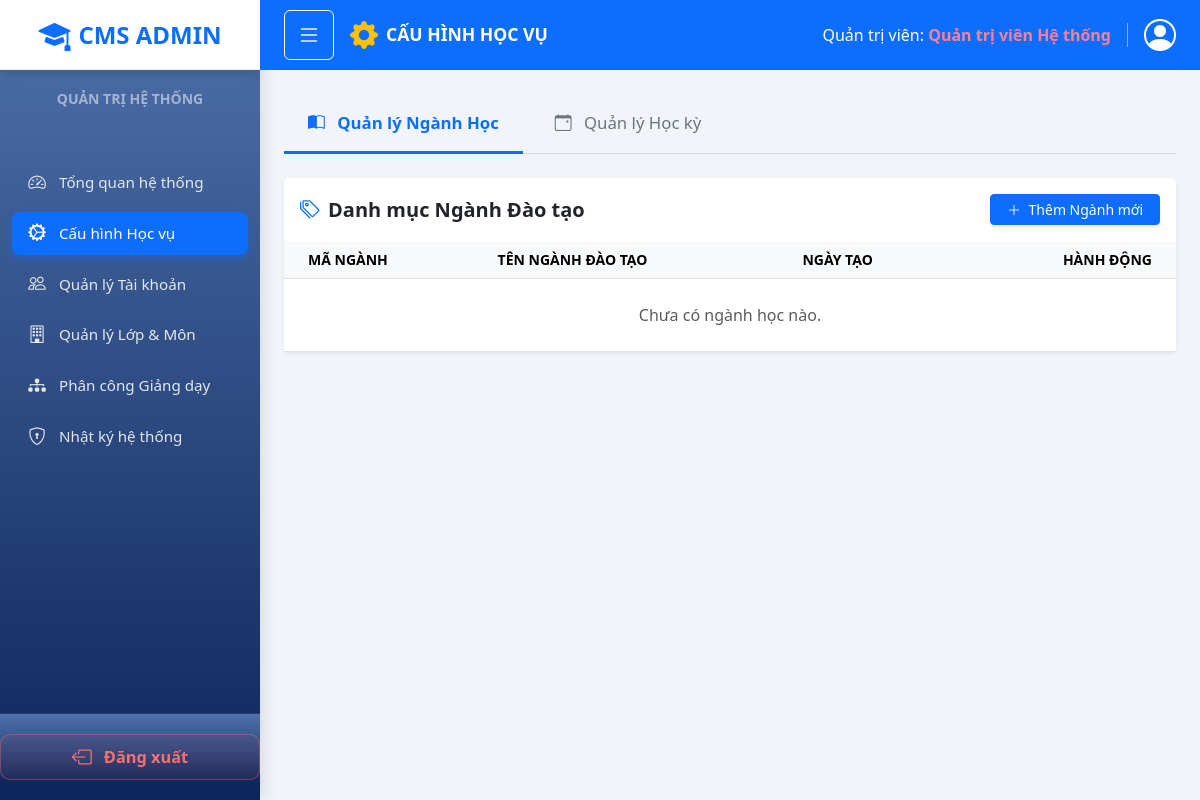
Before: /views/admin/org-settings.php (signed in) with the older database file.
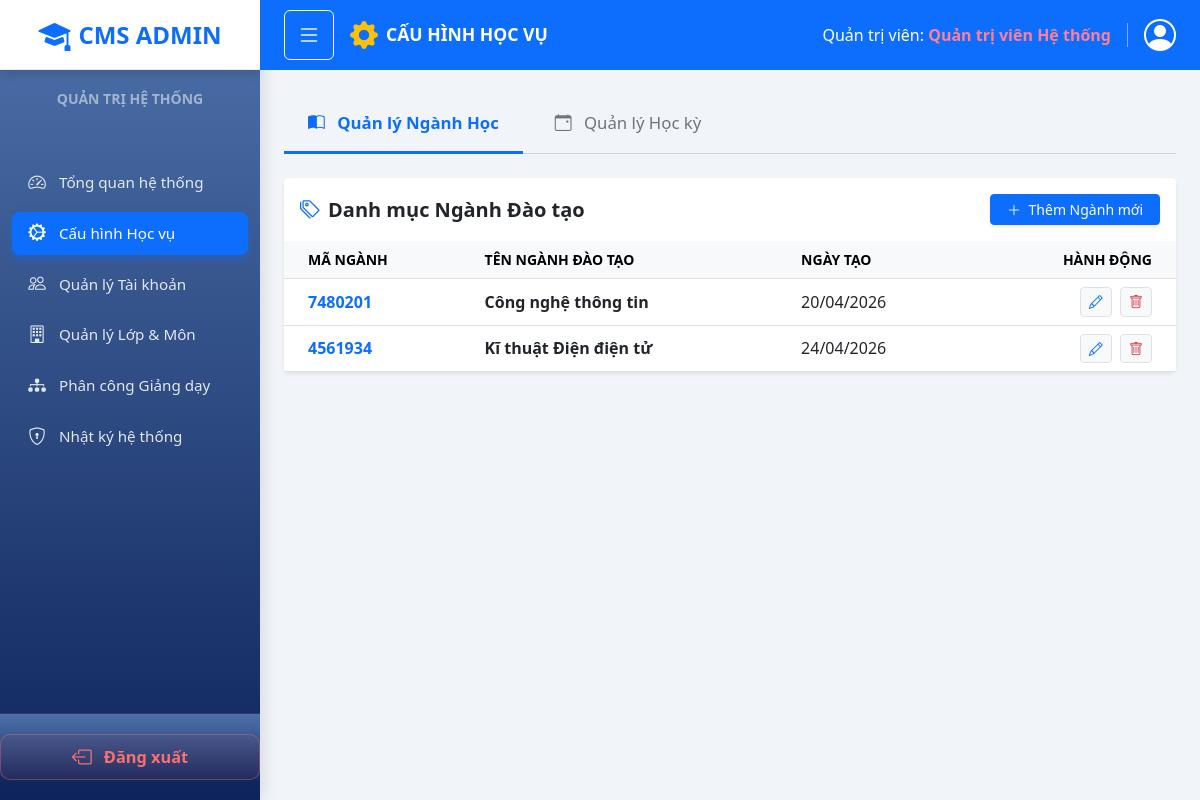
After: the same page with the newer database file.
### tables this page shows
CREATE TABLE `departments` (
  `id` int(11) NOT NULL AUTO_INCREMENT,
  `department_code` varchar(20) DEFAULT NULL,
  `department_name` varchar(50) NOT NULL,
  `created_at` timestamp NOT NULL DEFAULT current_timestamp(),
  PRIMARY KEY (`id`)
);

### config/config.php (called while the page is built, shortened)
<?php
function getDBConnection() {
    global $conn;
    if (!isset($conn) || $conn === false) {
        try {
            $conn = mysqli_connect(DB_HOST, DB_USER, DB_PASS, DB_NAME, DB_PORT);
        } catch (Throwable $e) {
            $safeHost = DB_HOST ?: '(empty-host)';
            throw new Exception("Lỗi kết nối database tới '{$safeHost}'. Vui lòng kiểm tra DB_HOST/DB_NAME/DB_USER/DB_PASS trong .env.local hoặc biến môi trường host. Chi tiết: " . $e->getMessage());
        }
        mysqli_set_charset($conn, "utf8mb4");
    }
    return $conn;
}
function e($string) {
    return htmlspecialchars($string ?? '', ENT_QUOTES, 'UTF-8');
}
function db_query($sql, $params = []) {
    $conn = getDBConnection();
    $stmt = mysqli_prepare($conn, $sql);
    $execResult = mysqli_stmt_execute($stmt);
    $trimmedSql = trim($sql);
    $isSelect = preg_match('/^\s*(SELECT|SHOW|DESCRIBE|EXPLAIN)\s/i', $trimmedSql);
    if ($isSelect) {
        $result = mysqli_stmt_get_result($stmt);
        return $result;
    }
}
function db_fetch_all($sql, $params = []) {
    $result = db_query($sql, $params);
    $rows = [];
    while ($row = mysqli_fetch_assoc($result)) {
        $rows[] = $row;
    }
    return $rows;
}

### config/helpers.php (called while the page is built, shortened)
<?php
function formatDate($date, $format = 'd/m/Y') {
    $timestamp = is_string($date) ? strtotime($date) : $date;
    return date($format, $timestamp);
}

### views/admin/org-settings.php (the view, shortened to what the changed rows need)
<?php
require_once __DIR__ . '/../../config/config.php';
require_once __DIR__ . '/../../config/helpers.php';
$departments = db_fetch_all("SELECT * FROM departments ORDER BY department_name");
?>
<!DOCTYPE html>
<html lang="vi">
<head>
    <link href="https://cdn.jsdelivr.net/npm/bootstrap@5.3.0/dist/css/bootstrap.min.css" rel="stylesheet">
    <link href="https://cdn.jsdelivr.net/npm/bootstrap-icons@1.10.5/font/bootstrap-icons.css" rel="stylesheet">
    <link rel="stylesheet" href="../../public/css/style.css">
    <link rel="stylesheet" href="../../public/css/layout.css">
    <link rel="stylesheet" href="../../public/css/admin/admin-layout.css">
    <link rel="stylesheet" href="../../public/css/admin/org-settings.css">
</head>
<body class="dashboard-body">
<?php
$activePage = 'org-settings';
require_once __DIR__ . '/../../layouts/admin-sidebar.php';
?>
<div class="main-content admin-main-content" id="mainContent">
    <div class="p-4">
        <?php
        $hasMajorAction = isset($_GET['major_success']) || isset($_GET['major_deleted']) || isset($_GET['major_error']);
        $hasSemesterAction = isset($_GET['semester_success']) || isset($_GET['semester_deleted']) || isset($_GET['semester_current']) || isset($_GET['semester_error']);
        if ($hasMajorAction) {
            $activeTab = 'major';
        } elseif ($hasSemesterAction) {
            $activeTab = 'semester';
        } elseif (isset($_GET['tab']) && $_GET['tab'] === 'semester') {
            $activeTab = 'semester';
        } else {
            $activeTab = 'major';
        }
        ?>
        <div class="tab-content">
            <div class="tab-pane fade <?php echo $activeTab === 'major' ? 'show active' : ''; ?>" id="major-panel" role="tabpanel">
                <div class="card shadow-sm border-0 h-100">
                    <div class="card-body p-0">
                        <div class="table-responsive">
                            <table class="table table-hover align-middle mb-0">
                                <thead class="table-light small text-muted fw-bold">
                                    <tr>
                                        <th class="ps-4">MÃ NGÀNH</th>
                                        <th>TÊN NGÀNH ĐÀO TẠO</th>
                                        <th>NGÀY TẠO</th>
                                        <th class="text-end pe-4">HÀNH ĐỘNG</th>
                                    </tr>
                                </thead>
                                <tbody id="departmentTableBody">
                                    <?php if (count($departments) > 0): ?>
                                        <?php foreach ($departments as $dept): ?>
                                            <tr>
                                                <td class="ps-4 fw-bold text-primary">
                                                    <?php
                                                    $code = $dept['department_code'] ?? '';
                                                    if (empty($code)): ?>
                                                        <span class="text-danger">Chưa có</span>
                                                    <?php else: ?>
                                                        <?php echo e($code); ?>
                                                    <?php endif; ?>
                                                </td>
                                                <td class="fw-bold text-dark"><?php echo e($dept['department_name']); ?></td>
                                                <td><?php echo formatDate($dept['created_at']); ?></td>
                                                <td class="text-end pe-4">
                                                    <button class="btn btn-light action-btn text-primary border me-1" data-bs-toggle="modal" data-bs-target="#majorModal"
                                                        onclick="openMajorModal('edit', '<?php echo e($dept['id']); ?>', '<?php echo e($dept['department_name']); ?>', '<?php echo e($dept['department_code'] ?? '') ?>')" title="Sửa">
                                                        <i class="bi bi-pencil"></i>
                                                    </button>
                                                    <form method="POST" action="../../controllers/admin/departmentController.php" class="d-inline" onsubmit="return confirm('Bạn có chắc chắn muốn xóa ngành <?php echo e($dept['department_name']); ?>?');">
                                                        <button class="btn btn-light action-btn text-danger border" title="Xóa"><i class="bi bi-trash"></i></button>
                                                    </form>
                                                </td>
                                            </tr>
                                        <?php endforeach; ?>
                                    <?php else: ?>
                                        <tr>
                                            <td colspan="4" class="text-center text-muted py-4">Chưa có ngành học nào.</td>
                                        </tr>
                                    <?php endif; ?>
                                </tbody>
                            </table>
                        </div>
                    </div>
                </div>
            </div>
        </div>
    </div>
</div>
</body>
</html>

### layouts/admin-sidebar.php (shortened to what the changed rows need)
<?php
$activePage = $activePage ?? '';
$adminMenuItems = [
    ['slug' => 'home',             'href' => 'home.php',             'icon' => 'bi-speedometer2',      'label' => 'Tổng quan hệ thống'],
    ['slug' => 'org-settings',     'href' => 'org-settings.php',     'icon' => 'bi-gear-wide-connected','label' => 'Cấu hình Học vụ'],
    ['slug' => 'accounts',         'href' => 'accounts.php',         'icon' => 'bi-people',             'label' => 'Quản lý Tài khoản'],
    ['slug' => 'classes-subjects', 'href' => 'classes-subjects.php', 'icon' => 'bi-building',           'label' => 'Quản lý Lớp & Môn'],
    ['slug' => 'assignments',      'href' => 'assignments.php',      'icon' => 'bi-diagram-3-fill',     'label' => 'Phân công Giảng dạy'],
    ['slug' => 'system-logs',      'href' => 'system-logs.php',      'icon' => 'bi-shield-lock',        'label' => 'Nhật ký hệ thống'],
];
?>
<div class="sidebar sidebar-admin" id="sidebar">
    <div>
        <div class="sidebar-scrollable w-100">
            <nav class="d-flex flex-column mt-3">
                <?php foreach ($adminMenuItems as $item): ?>
                    <a href="<?= $item['href'] ?>"<?= $activePage === $item['slug'] ? ' class="active"' : '' ?>>
                        <i class="bi <?= $item['icon'] ?>"></i> <?= $item['label'] ?>
                    </a>
                <?php endforeach; ?>
            </nav>
        </div>
    </div>
</div>

Changed rows visible on the page:
added departments: department_code "7480201", department_name "Công nghệ thông tin", created_at "20/04/2026"
added departments: department_code "4561934", department_name "Kĩ thuật Điện điện tử", created_at "24/04/2026"
Other visible differences:
text no longer shown: "Chưa có ngành học nào."
